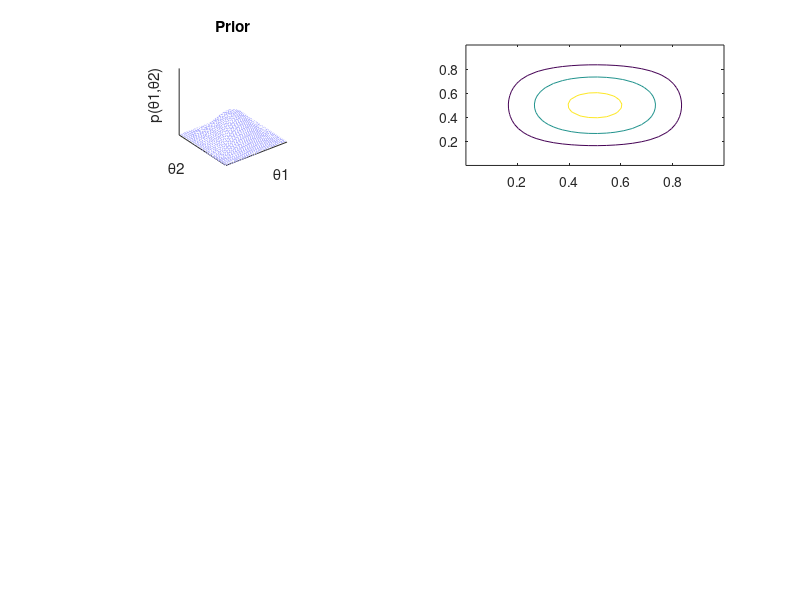

Write the MATLAB code that produced this figure. (Note: this script raises an error after producing the figure.)
function BernTwoGrid
% BERNTWOGRID
%
% Original in R:	Kruschke, J. K. (2011). Doing Bayesian Data Analysis:
%					A Tutorial with R and BUGS. Academic Press / Elsevier.
% Modified to Matlab code: Marc M. van Wanrooij

close all;

%% Specify the grid on theta1,theta2 parameter space.
nInt		= 501; % arbitrary number of intervals for grid on theta.
theta1		= 1/nInt/2:(1/nInt):(1-(1/nInt)/2);
theta2		= theta1;
[theta1,theta2] = meshgrid(theta1,theta2);

% Specify the prior probability _masses_ on the grid.
probDist	= {'Beta';'Ripples';'Null';'Alt'};
priorName	= probDist{1}; % or define your own.
switch priorName
	case 'Beta'
		a1 = 3; b1 = 3; a2 = 3; b2 = 3;
		prior1	= betapdf(theta1,a1,b1);
		prior2	= betapdf(theta2,a2,b2);
		prior	= prior1.*prior2; % density
		prior	= prior/sum(prior(:)); % convert to normalized mass
end

% if ( priorName == 'Ripples' ) {
% 	rippleAtPoint = function( theta1 , theta2 ) {
% 		m1 = 0 ; m2 = 1 ; k = 0.75*pi
% 		sin( (k*(theta1-m1))^2 + (k*(theta2-m2))^2 )^2 }
% 	prior = outer( theta1 , theta2 , rippleAtPoint )
% 	prior = prior / sum( prior ) % convert to normalized mass
% }
% if ( priorName == 'Null' ) {
%     % 1's at theta1=theta2, 0's everywhere else:
%     prior = diag( 1 , nrow=length(theta1) , ncol=length(theta1) )
%     prior = prior / sum( prior ) % convert to normalized mass
% }
% if ( priorName == 'Alt' ) {
%     % Uniform:
%     prior = matrix( 1 , nrow=length(theta1) , ncol=length(theta2) )
%     prior = prior / sum( prior ) % convert to normalized mass
% }
% 

%% Likelihood
% data are specified here
z1 = 5; 
N1 = 7;
z2 = 2 ; 
N2 = 7;
likelihood = likeAtPoint(theta1,theta2,N1,N2,z1,z2);



%% Compute posterior from point-by-point multiplication and normalizing:
pData		= sum(prior(:).*likelihood(:));
posterior	= (prior.*likelihood)/pData;

%% Display plots.
% Specify the probability mass for the HDI region
credib		= 0.95;

% Specify aspects of perspective and contour plots.
ncontours	= 9;
zmax		= max([max(posterior),max(prior)]);

% Specify the indices to be used for plotting. The full arrays would be too
% dense for perspective plots, so we plot only a thinned-out set of them.
nteeth1		= length(theta1);
thindex1	= 1:round(nteeth1/30):nteeth1;
thindex1	= [thindex1,nteeth1]; % makes sure last index is included
thindex2	= thindex1;

%% prior
subplot(321)
h = mesh(theta1(thindex1,thindex2),theta2(thindex1,thindex2),prior(thindex1,thindex2));
set(h,'EdgeColor',[.7 .7 1]);
axis square;
xlabel('\theta1');
ylabel('\theta2');
zlabel('p(\theta1,\theta2)');
title('Prior');
axis([0 1 0 1 0 zmax]);
grid off;
set(gca,'XTick',[],'YTick',[],'ZTick',[]);

subplot(322)
L		= linspace(0,zmax,ncontours);
[~,h]	= contour(theta1(thindex1,thindex2),theta2(thindex1,thindex2),prior(thindex1,thindex2),L);
set(h,'Color',[.7 .7 1]);
axis square;
xlabel('\theta1');
ylabel('\theta2');
axis([-0.1 1.1 -0.1 1.1]);
box off;
set(gca,'TickDir','out','XTick',0:0.2:1,'YTick',0:0.2:1);


%% likelihood
subplot(323)
h = mesh(theta1(thindex1,thindex2),theta2(thindex1,thindex2),likelihood(thindex1,thindex2));
set(h,'EdgeColor',[.7 .7 1]);
axis square;
xlabel('\theta1');
ylabel('\theta2');
zlabel('p(D|\theta1,\theta2)');
title('Likelihood');
xlim([0 1]);
ylim([0 1]);
grid off;
set(gca,'XTick',[],'YTick',[],'ZTick',[]);

subplot(324)
[~,h]	= contour(theta1(thindex1,thindex2),theta2(thindex1,thindex2),likelihood(thindex1,thindex2),ncontours-1);
set(h,'Color',[.7 .7 1]);
axis square;
xlabel('\theta1');
ylabel('\theta2');
axis([-0.1 1.1 -0.1 1.1]);
box off;
set(gca,'TickDir','out','XTick',0:0.2:1,'YTick',0:0.2:1);

% Include text for data
[I,J]		= find(likelihood==max(likelihood(:)));
if theta1(I,J)>0.5
	textxpos	= 0.1; 
	xadj		= 'left';
else
	textxpos = 0.9; 
	xadj = 'right';
end
if theta2(I,J)>0.5
	textypos	= 0.1;
	yadj		= 'bottom';
else
	textypos	= 0.9; 
	yadj		= 'top';
end
str = ['z1=' num2str(z1) ', N1=' num2str(N1) ', z2=' num2str(z2) ', N2=' num2str(N2)];
text(textxpos,textypos,str,'HorizontalAlignment',xadj,'VerticalAlignment',yadj);


%% posterior
subplot(325)
h = mesh(theta1(thindex1,thindex2),theta2(thindex1,thindex2),posterior(thindex1,thindex2));
set(h,'EdgeColor',[.7 .7 1]);
axis square;
xlabel('\theta1');
ylabel('\theta2');
zlabel('p(\theta1,\theta2|D)');
title('Posterior');
xlim([0 1]);
ylim([0 1]);
grid off;
set(gca,'XTick',[],'YTick',[],'ZTick',[]);

subplot(326)
L		= linspace(0,zmax,ncontours);
[~,h]	= contour(theta1(thindex1,thindex2),theta2(thindex1,thindex2),posterior(thindex1,thindex2),L);
set(h,'Color',[.7 .7 1]);
axis square;
xlabel('\theta1');
ylabel('\theta2');
axis([-0.1 1.1 -0.1 1.1]);
box off;
set(gca,'TickDir','out','XTick',0:0.2:1,'YTick',0:0.2:1);

% Include text for data
[I,J]		= find(posterior==max(posterior(:)));
if theta1(I,J)>0.5
	textxpos	= 0.1; 
	xadj		= 'left';
else
	textxpos = 0.9; 
	xadj = 'right';
end
if theta2(I,J)>0.5
	textypos	= 0.1;
	yadj		= 'bottom';
else
	textypos	= 0.9; 
	yadj		= 'top';
end
str = ['p(D)=' num2str(pData,3)];
text(textxpos,textypos,str,'HorizontalAlignment',xadj,'VerticalAlignment',yadj);

% % Mark the highest posterior density region
% source('HDIofGrid.R')
HDI			= HDIofGrid(posterior(:));
HDIheight	= HDI.height;
hold on
[~,h]	= contour(theta1(thindex1,thindex2),theta2(thindex1,thindex2),posterior(thindex1,thindex2),HDIheight);
set(h,'Color',[.7 .7 1],'LineWidth',3);

function p = likeAtPoint(t1,t2,N1,N2,z1,z2)
% Specify likelihood
p = t1.^z1.*(1-t1).^(N1-z1).*t2.^z2.*(1-t2).^(N2-z2);
 
